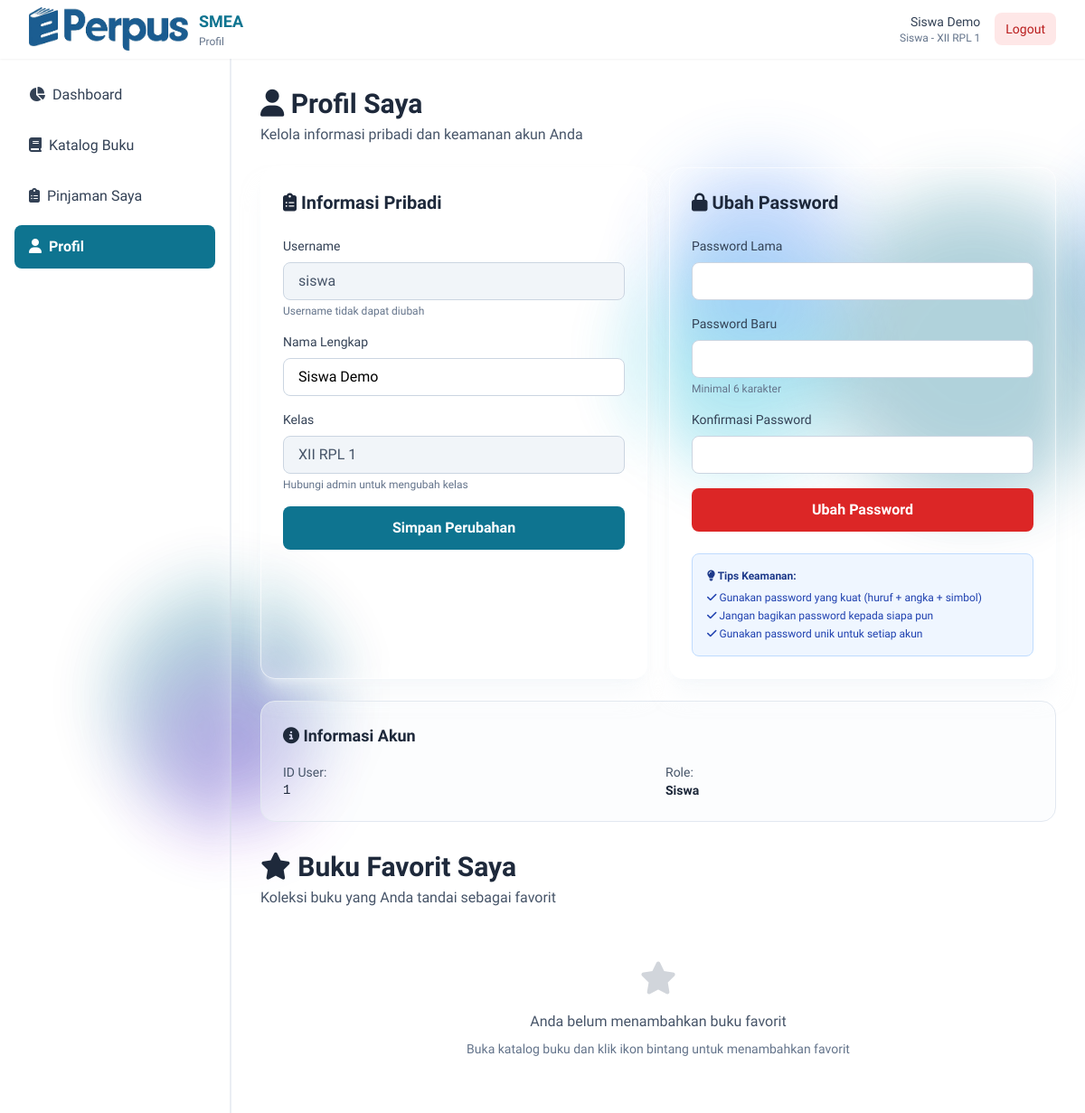
The app's page /siswa/profil.php (signed in) with its own data.
### tables this page shows
CREATE TABLE `users` (
  `id_user` int(11) NOT NULL,
  `username` varchar(50) NOT NULL,
  `password` varchar(255) NOT NULL,
  `nama_lengkap` varchar(100) NOT NULL,
  `role` enum('siswa','admin') DEFAULT 'siswa',
  `kelas` varchar(20) DEFAULT NULL,
  `created_at` timestamp NOT NULL DEFAULT current_timestamp()
);

### config/koneksi.php (called while the page is built, shortened)
<?php
try {
    $pdo = new PDO(
        'mysql:host=' . DB_HOST . ';dbname=' . DB_NAME . ';charset=utf8mb4',
        DB_USER,
        DB_PASS,
        array(
            PDO::ATTR_ERRMODE => PDO::ERRMODE_EXCEPTION,
            PDO::ATTR_DEFAULT_FETCH_MODE => PDO::FETCH_ASSOC,
            PDO::ATTR_EMULATE_PREPARES => false,
        )
    );
} catch (PDOException $e) {
    http_response_code(500);
    die("Error Koneksi Database: " . $e->getMessage());
}
function execute_query($query, $params = array()) {
    global $pdo;
    $stmt = $pdo->prepare($query);
    if (!$stmt->execute($params)) {
        throw new Exception("Query Error: " . implode(", ", $stmt->errorInfo()));
    }
    return $stmt;
}
function fetch_one($query, $params = array()) {
    $stmt = execute_query($query, $params);
    return $stmt->fetch();
}
?>

### siswa/profil.php (the view, shortened to what this page needs)
<?php
require_once __DIR__ . '/../config/koneksi.php';
require_once __DIR__ . '/../helpers/layout.php';
$id_user = $_SESSION['id_user'];
$user = fetch_one(
    "SELECT id_user, nama_lengkap, kelas, username FROM users WHERE id_user = ?",
    [$id_user]
);
$user_favorites = fetch_all(
    "SELECT f.id_favorit, b.id_buku, b.judul, b.penulis, b.cover_buku, b.tahun_terbit, b.stok, k.nama_kategori
     FROM favorit f
     JOIN buku b ON f.id_buku = b.id_buku
     LEFT JOIN kategori k ON b.id_kategori = k.id_kategori
     WHERE f.id_user = ?
     ORDER BY f.tgl_ditambahkan DESC",
    [$id_user]
);
?>
<!DOCTYPE html>
<html lang="id">
<head>
    <link rel="stylesheet" href="https://cdnjs.cloudflare.com/ajax/libs/font-awesome/6.4.0/css/all.min.css">
    <script src="https://cdn.tailwindcss.com"></script>
</head>
<body class="bg-white">
    <?php render_navbar('Profil', 'siswa'); ?>
    <div class="flex flex-col md:flex-row min-h-[calc(100vh-64px)] relative z-10">
        <?php render_sidebar_siswa('profil'); ?>
        <main class="flex-1 p-4 sm:p-6 lg:p-8 overflow-y-auto">
            <div class="mb-6">
                <h2 class="text-3xl font-bold text-slate-800"><i class="fas fa-user"></i> Profil Saya</h2>
                <p class="text-slate-600 mt-1">Kelola informasi pribadi dan keamanan akun Anda</p>
            </div>
            <div class="grid grid-cols-1 lg:grid-cols-2 gap-6">
                <div class="bg-white/40 backdrop-blur-lg border border-white/60 rounded-2xl p-6 shadow-xl shadow-slate-100/50">
                    <h3 class="text-xl font-bold text-slate-800 mb-6"><i class="fas fa-clipboard-list"></i> Informasi Pribadi</h3>
                    <form method="POST" class="space-y-4">
                        <div>
                            <label class="block text-sm font-medium text-slate-700 mb-2">Username</label>
                            <input
                                type="text"
                                value="<?php echo htmlspecialchars($user['username']); ?>"
                                disabled
                                class="w-full px-4 py-2 border border-slate-300 rounded-lg bg-slate-100 text-slate-600 cursor-not-allowed"
                            >
                            <p class="text-xs text-slate-500 mt-1">Username tidak dapat diubah</p>
                        </div>
                        <div>
                            <label for="nama_lengkap" class="block text-sm font-medium text-slate-700 mb-2">Nama Lengkap</label>
                            <input
                                type="text"
                                id="nama_lengkap"
                                name="nama_lengkap"
                                value="<?php echo htmlspecialchars($user['nama_lengkap']); ?>"
                                maxlength="100"
                                class="w-full px-4 py-2 border border-slate-300 rounded-lg focus:outline-none focus:ring-2 focus:ring-[#0E7490] focus:border-transparent"
                                required
                            >
                        </div>
                        <div>
                            <label class="block text-sm font-medium text-slate-700 mb-2">Kelas</label>
                            <input
                                type="text"
                                value="<?php echo htmlspecialchars($user['kelas']); ?>"
                                disabled
                                class="w-full px-4 py-2 border border-slate-300 rounded-lg bg-slate-100 text-slate-600 cursor-not-allowed"
                            >
                            <p class="text-xs text-slate-500 mt-1">Hubungi admin untuk mengubah kelas</p>
                        </div>
                        <button
                            type="submit"
                            class="w-full bg-[#0E7490] hover:bg-[#155E75] text-white px-4 py-3 rounded-lg font-semibold transition"
                        >
                            Simpan Perubahan
                        </button>
                    </form>
                </div>
                <div class="bg-white/40 backdrop-blur-lg border border-white/60 rounded-2xl p-6 shadow-xl shadow-slate-100/50">
                    <h3 class="text-xl font-bold text-slate-800 mb-6"><i class="fas fa-lock"></i> Ubah Password</h3>
                    <form method="POST" class="space-y-4">
                        <div>
                            <label for="old_password" class="block text-sm font-medium text-slate-700 mb-2">Password Lama</label>
                            <input
                                type="password"
                                id="old_password"
                                name="old_password"
                                class="w-full px-4 py-2 border border-slate-300 rounded-lg focus:outline-none focus:ring-2 focus:ring-[#0E7490] focus:border-transparent"
                                required
                                autocomplete="current-password"
                            >
                        </div>
                        <div>
                            <label for="new_password" class="block text-sm font-medium text-slate-700 mb-2">Password Baru</label>
                            <input
                                type="password"
                                id="new_password"
                                name="new_password"
                                class="w-full px-4 py-2 border border-slate-300 rounded-lg focus:outline-none focus:ring-2 focus:ring-[#0E7490] focus:border-transparent"
                                required
                                autocomplete="new-password"
                                minlength="6"
                            >
                            <p class="text-xs text-slate-500 mt-1">Minimal 6 karakter</p>
                        </div>
                        <div>
                            <label for="confirm_password" class="block text-sm font-medium text-slate-700 mb-2">Konfirmasi Password</label>
                            <input
                                type="password"
                                id="confirm_password"
                                name="confirm_password"
                                class="w-full px-4 py-2 border border-slate-300 rounded-lg focus:outline-none focus:ring-2 focus:ring-[#0E7490] focus:border-transparent"
                                required
                                autocomplete="new-password"
                                minlength="6"
                            >
                        </div>
                        <button
                            type="submit"
                            class="w-full bg-red-600 hover:bg-red-700 text-white px-4 py-3 rounded-lg font-semibold transition"
                        >
                            Ubah Password
                        </button>
                    </form>
                    <div class="mt-6 p-4 bg-blue-50 border border-blue-200 rounded-lg">
                        <p class="text-xs font-semibold text-blue-900 mb-2"><i class="fas fa-lightbulb"></i> Tips Keamanan:</p>
                        <ul class="text-xs text-blue-800 space-y-1">
                            <li><i class="fas fa-check"></i> Gunakan password yang kuat (huruf + angka + simbol)</li>
                            <li><i class="fas fa-check"></i> Jangan bagikan password kepada siapa pun</li>
                            <li><i class="fas fa-check"></i> Gunakan password unik untuk setiap akun</li>
                        </ul>
                    </div>
                </div>
            </div>
            <div class="mt-6 bg-slate-50/40 border border-slate-200 rounded-2xl p-6">
                <h3 class="text-lg font-bold text-slate-800 mb-4"><i class="fas fa-info-circle"></i> Informasi Akun</h3>
                <div class="grid grid-cols-1 sm:grid-cols-2 gap-4 text-sm">
                    <div>
                        <p class="text-slate-600">ID User:</p>
                        <p class="font-mono text-slate-800"><?php echo htmlspecialchars($user['id_user']); ?></p>
                    </div>
                    <div>
                        <p class="text-slate-600">Role:</p>
                        <p class="font-semibold text-slate-800">Siswa</p>
                    </div>
                </div>
            </div>
            <div class="mt-8">
                <div class="mb-6">
                    <h2 class="text-3xl font-bold text-slate-800"><i class="fas fa-star"></i> Buku Favorit Saya</h2>
                    <p class="text-slate-600 mt-1">Koleksi buku yang Anda tandai sebagai favorit</p>
                </div>
                <?php if (empty($user_favorites)): ?>
                    <div class="bg-white/40 backdrop-blur-lg border border-white/60 rounded-2xl p-8 text-center">
                        <p class="text-slate-600 mb-4"><i class="fas fa-star text-4xl text-gray-300"></i></p>
                        <p class="text-slate-600">Anda belum menambahkan buku favorit</p>
                        <p class="text-sm text-slate-500 mt-2">Buka katalog buku dan klik ikon bintang untuk menambahkan favorit</p>
                    </div>
                <?php endif; ?>
            </div>
        </main>
    </div>
</body>
</html>

### helpers/layout.php (shortened to what this page needs)
<?php
function render_navbar($page_title, $role = null) {
    ?>
    <nav class="bg-white/40 backdrop-blur-lg border-b border-white/60 sticky top-0 z-50 shadow-sm">
        <div class="px-4 sm:px-6 lg:px-8">
            <div class="flex justify-between items-center h-16">
                <div class="flex items-center gap-3">
                    <img src="/Glassmorphism/assets/img/perpus-logo.png" alt="Perpus Logo" class="h-12 object-contain">
                    <div>
                        <h1 class="text-lg font-bold text-[#0E7490]">SMEA</h1>
                        <p class="text-xs text-slate-500"><?php echo htmlspecialchars($page_title); ?></p>
                    </div>
                </div>
                <div class="flex items-center gap-4">
                    <div class="hidden sm:block text-right">
                        <p class="text-sm font-medium text-slate-700"><?php echo htmlspecialchars($_SESSION['nama_lengkap'] ?? ''); ?></p>
                        <p class="text-xs text-slate-500 capitalize"><?php echo htmlspecialchars($role); ?><?php echo ($role === 'siswa' && isset($_SESSION['kelas'])) ? ' - ' . htmlspecialchars($_SESSION['kelas']) : ''; ?></p>
                    </div>
                    <a href="/Glassmorphism/auth/logout.php" class="bg-red-100/80 hover:bg-red-200 text-red-700 px-3 py-2 rounded-lg text-sm font-medium transition">
                        Logout
                    </a>
                </div>
            </div>
        </div>
    </nav>
    <?php
}
function render_sidebar_siswa($active_menu) {
    $menus = [
        'dashboard' => ['label' => 'Dashboard', 'url' => '/Glassmorphism/siswa/dashboard.php', 'icon' => '<i class="fas fa-chart-pie"></i>'],
        'katalog' => ['label' => 'Katalog Buku', 'url' => '/Glassmorphism/siswa/katalog.php', 'icon' => '<i class="fas fa-book"></i>'],
        'pinjaman' => ['label' => 'Pinjaman Saya', 'url' => '/Glassmorphism/siswa/pinjaman.php', 'icon' => '<i class="fas fa-clipboard-list"></i>'],
        'profil' => ['label' => 'Profil', 'url' => '/Glassmorphism/siswa/profil.php', 'icon' => '<i class="fas fa-user"></i>'],
    ];
    ?>
    <aside class="w-full md:w-64 bg-white/40 backdrop-blur-lg border-r-2 border-slate-300/40 md:sticky md:top-16 md:h-[calc(100vh-64px)]">
        <nav class="flex md:flex-col gap-2 p-4 overflow-x-auto md:overflow-visible">
            <?php foreach ($menus as $key => $menu): ?>
                <a href="<?php echo $menu['url']; ?>" class="
                    sidebar-link flex-shrink-0 md:flex-shrink px-4 py-3 rounded-lg whitespace-nowrap md:whitespace-normal
                    <?php echo ($active_menu === $key)
                        ? 'bg-[#0E7490] text-white font-semibold'
                        : 'bg-white/50 hover:bg-white/70 text-slate-700 font-medium'; ?>
                    transition duration-200 flex items-center gap-2 relative overflow-hidden group
                ">
                    <span class="relative z-10"><?php echo $menu['icon']; ?></span>
                    <span class="relative z-10"><?php echo $menu['label']; ?></span>
                </a>
            <?php endforeach; ?>
        </nav>
    </aside>
    <?php
}
    ?>

### siswa/profil.php (style rules this page uses)
* { font-family: 'Plus Jakarta Sans', sans-serif; }
body { animation: fadeIn 500ms ease-in-out forwards; }

### records on screen
users: username "siswa", nama_lengkap "Siswa Demo", kelas "XII RPL 1", id_user "1"

### other values on screen
$page_title "Profil"
$_SESSION['nama_lengkap'] "Siswa Demo"
$role "Siswa"
$_SESSION['kelas'] "XII RPL 1"
$menu['label'] "Dashboard"
$menu['label'] "Katalog Buku"
$menu['label'] "Pinjaman Saya"
$menu['label'] "Profil"
